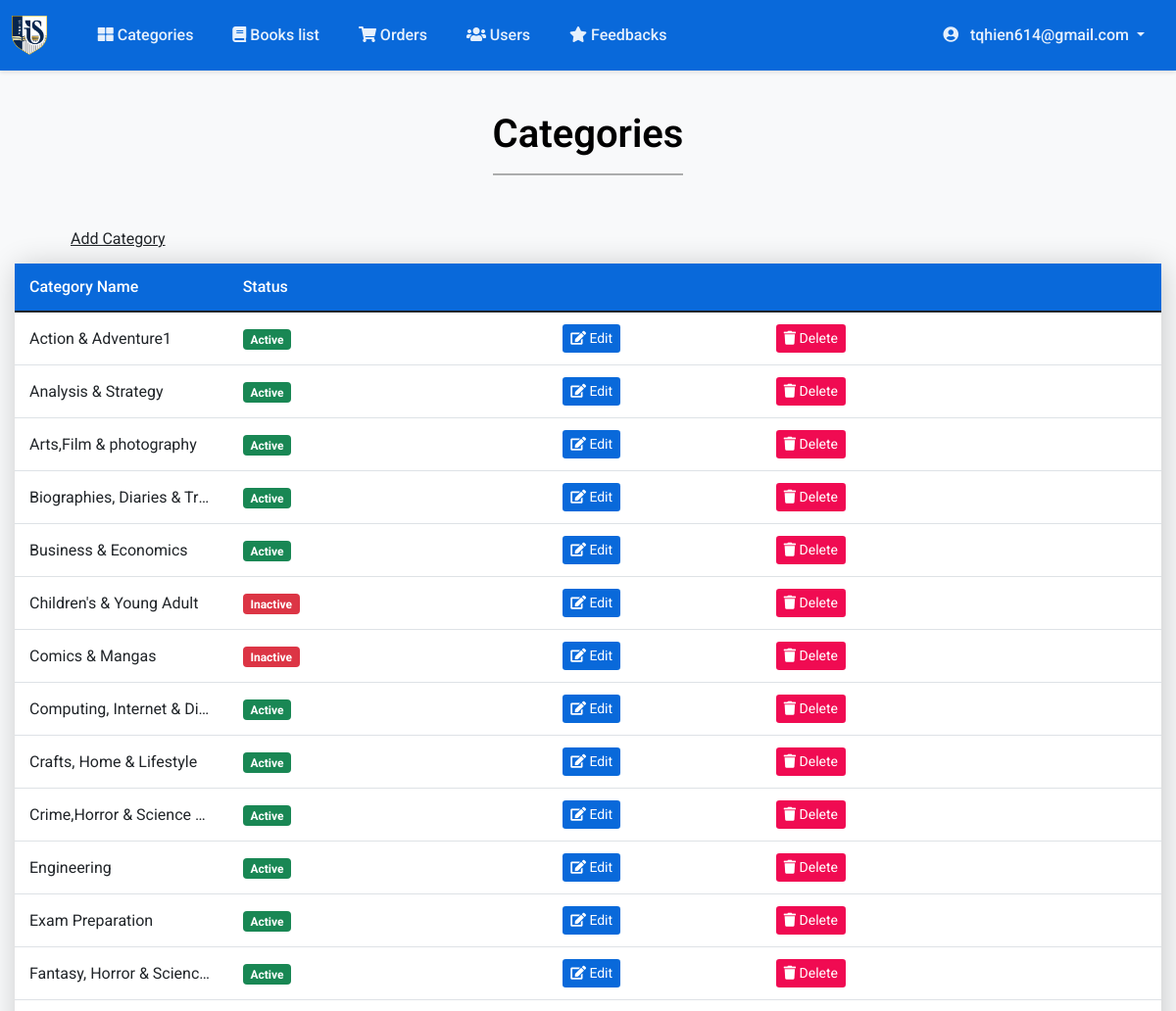
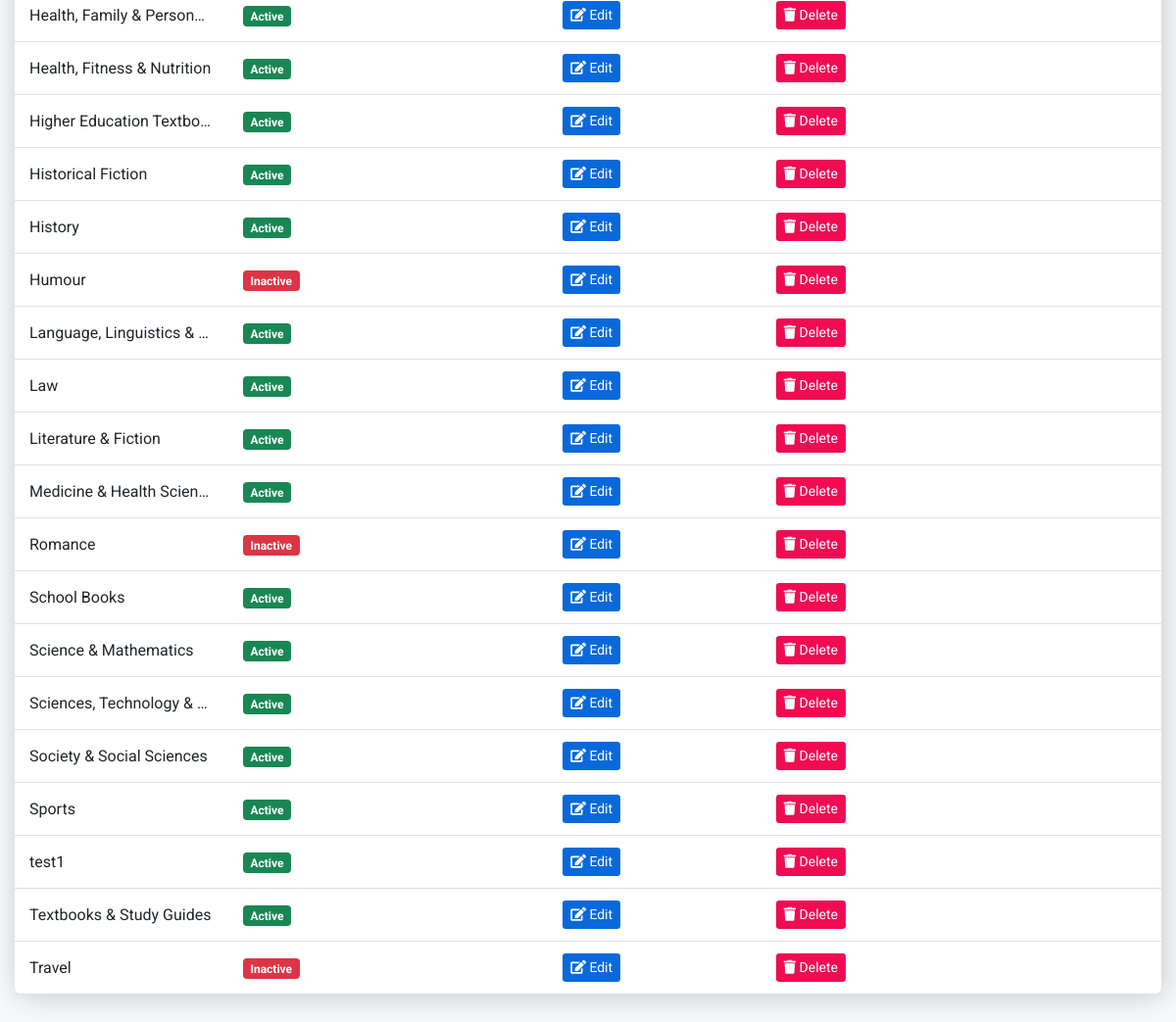
The app's page /Admin/categories.php (signed in) with its own data (2 pictures, top to bottom).
### tables this page shows
CREATE TABLE IF NOT EXISTS `categories` (
  `id` mediumint NOT NULL AUTO_INCREMENT,
  `category` varchar(50) NOT NULL,
  `status` tinyint NOT NULL,
  PRIMARY KEY (`id`)
);

### Admin/categories.php (the view, shortened to what this page needs)
<?php
require('topNav.php');
$sql = "select * from categories order by category asc";
$res = mysqli_query($con, $sql);
?>
<div class="container mt-5">
    <div class="d-flex justify-content-center">
        <h1>Categories
            <hr>
        </h1>
    </div>
    <h5 class="btn btn-white ms-5 px-2 py-1 fs-6 "><a class="link-dark" href="manageCategories.php">Add Category</a></h5>
    <table class="table table-responsive">
        <thead class="">
            <tr>
                <th>Category Name</th>
                <th>Status</th>
                <th></th>
                <th></th>
            </tr>
        </thead>
        <tbody>
            <?php while ($row = mysqli_fetch_assoc($res)): ?>
            <tr>
                <td><?php echo htmlspecialchars($row['category']) ?></td>
                <td>
                    <?php if ($row['status'] == 1): ?>
                        <span class="badge bg-success">Active</span>
                    <?php else: ?>
                        <span class="badge bg-danger">Inactive</span>
                    <?php endif; ?>
                </td>
                <td>
                    <button class="btn btn-primary btn-sm" onclick="window.location.href='manageCategories.php?id=<?php echo $row['id'] ?>'">
                        <i class="fas fa-edit"></i> Edit
                    </button>
                </td>
                <td>
                    <button class="btn btn-danger btn-sm" onclick="if(confirm('Are you sure you want to delete this category?')) window.location.href='?type=delete&id=<?php echo $row['id'] ?>'">
                        <i class="fas fa-trash"></i> Delete
                    </button>
                </td>
            </tr>
            <?php endwhile; ?>
        </tbody>
    </table>
</div>
</body>
</html>

### Admin/css/admin.css (style rules this page uses)
:root { --primary-color: rgb(9, 105, 218); --primary-hover: rgb(8, 97, 199); --secondary-color: rgb(59, 59, 59); --secondary-hover: #404040; --danger-color: #f00b52; --danger-hover: #b20909; --bg-light: #f8f9fa; --bg-white: #ffffff; --bg-hover: #f8f9fa; --text-dark: #000000; --text-light: #ffffff; --text-muted: rgba(255,255,255,0.9); --shadow-light: 0 2px 4px rgba(0,0,0,0.1); --shadow-medium: 0 2px 8px rgba(0,0,0,0.1); --shadow-heavy: 2px 2px 30px rgba(0, 0, 0, 0.2); --radius-small: 6px; --radius-medium: 8px; --radius-large: 10px; --navbar-padding-top: 50px; --container-padding: 20px; --transition-fast: 0.2s ease; --transition-normal: 0.3s ease; }
body { background-color: var(--bg-light); font-family: 'Roboto', sans-serif; overflow-x: hidden; padding-top: var(--navbar-padding-top); }
.container { padding: var(--container-padding); max-width: 100%; overflow-x: hidden; }
.table { background: var(--bg-white); border-radius: var(--radius-medium); overflow: hidden; box-shadow: var(--shadow-heavy); width: 100%; max-width: 100%; table-layout: fixed; }
.table thead { background-color: var(--primary-color); color: var(--text-light); }
.table thead th { border: none; padding: 12px 15px; font-weight: 500; white-space: nowrap; overflow: hidden; text-overflow: ellipsis; }
.table tbody td { padding: 12px 15px; vertical-align: middle; white-space: nowrap; overflow: hidden; text-overflow: ellipsis; }
.table-responsive { overflow-x: auto; -webkit-overflow-scrolling: touch; }
.table th:nth-child(1) { width: 8%; min-width: 80px; }
.table th:nth-child(2) { width: 12%; min-width: 100px; }
.table th:nth-child(3) { width: 8%; min-width: 60px; }
.table th:nth-child(4) { width: 15%; min-width: 120px; }
.btn-primary { background-color: var(--primary-color); border: none; transition: var(--transition-normal); }
.btn-danger { background-color: var(--danger-color); border: none; color: var(--text-light); }
.container h1 { color: var(--text-dark); font-weight: 600; margin-bottom: 2rem; }
.container h1 hr { border-top: 2px solid var(--text-dark); opacity: 0.3; }
@media (max-width: 1200px) { .container { padding: 15px; } }

### records on screen
categories: category "Action & Adventure1", status "Active"
categories: category "Analysis & Strategy", status "Active"
categories: category "Arts,Film & photography", status "Active"
categories: category "Biographies, Diaries & Tr…", status "Active"
categories: category "Business & Economics", status "Active"
categories: category "Children's & Young Adult", status "Inactive"
categories: category "Comics & Mangas", status "Inactive"
categories: category "Computing, Internet & Di…", status "Active"
categories: category "Crafts, Home & Lifestyle", status "Active"
categories: category "Crime,Horror & Science…", status "Active"
categories: category "Engineering", status "Active"
categories: category "Exam Preparation", status "Active"
categories: category "Fantasy, Horror & Scienc…", status "Active"
categories: category "Health, Family & Persona…", status "Active"
categories: category "Health, Fitness & Nutrition", status "Active"
categories: category "Higher Education Textbo…", status "Active"
categories: category "Historical Fiction", status "Active"
categories: category "History", status "Active"
categories: category "Humour", status "Inactive"
categories: category "Language, Linguistics &…", status "Active"
categories: category "Law", status "Active"
categories: category "Literature & Fiction", status "Active"
categories: category "Medicine & Health Scien…", status "Active"
categories: category "Romance", status "Inactive"
categories: category "School Books", status "Active"
categories: category "Science & Mathematics", status "Active"
categories: category "Sciences, Technology &…", status "Active"
categories: category "Society & Social Sciences", status "Active"
categories: category "Sports", status "Active"
categories: category "test1", status "Active"
categories: category "Textbooks & Study Guides", status "Active"
categories: category "Travel", status "Inactive"

### other values on screen
$_SESSION['ADMIN_email'] "tqhien614@gmail.com"
